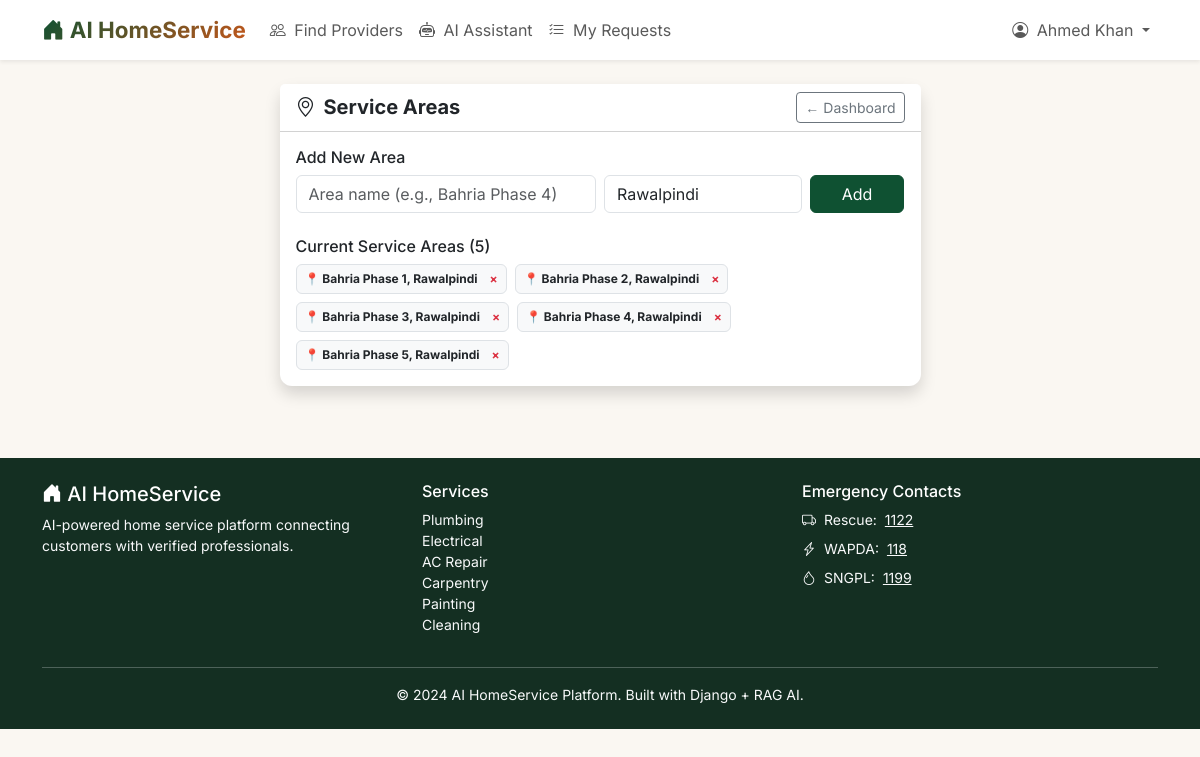
Screenshot of /providers/service-areas/ (signed in) with the database file from the repository.
### apps/accounts/models.py (models this page shows, shortened)
class User(AbstractUser):
    class Role(models.TextChoices):
        CUSTOMER = 'CUSTOMER', _('Customer')
        PROVIDER = 'PROVIDER', _('Service Provider')
        ADMIN = 'ADMIN', _('Admin')
    role = models.CharField(
        max_length=20,
        choices=Role.choices,
        default=Role.CUSTOMER,
    )
    phone_number = models.CharField(max_length=20, blank=True)
    profile_picture = models.ImageField(
        upload_to='profile_pics/', blank=True, null=True
    )
    created_at = models.DateTimeField(auto_now_add=True)
    updated_at = models.DateTimeField(auto_now=True)
    def is_provider(self):
        return self.role == self.Role.PROVIDER
    class Meta:
        verbose_name = 'User'
        verbose_name_plural = 'Users'

### apps/providers/models.py (models this page shows, shortened)
class ProviderProfile(models.Model):
    user = models.OneToOneField(
        User, on_delete=models.CASCADE, related_name='provider_profile'
    )
    business_name = models.CharField(max_length=200)
    category = models.ForeignKey(
        ServiceCategory, on_delete=models.SET_NULL,
        null=True, related_name='providers'
    )
    bio = models.TextField(blank=True)
    experience_years = models.PositiveIntegerField(
        default=0,
        validators=[MaxValueValidator(50)],
        help_text="Years of professional experience"
    )
    skills = models.ManyToManyField(Skill, blank=True, related_name='providers')
    phone_number = models.CharField(max_length=20, blank=True)
    whatsapp_number = models.CharField(max_length=20, blank=True)
    email = models.EmailField(blank=True)
    base_location = models.CharField(max_length=200, blank=True)
    min_charge = models.DecimalField(
        max_digits=10, decimal_places=2, null=True, blank=True,
        help_text="Minimum service charge in PKR"
    )
    max_charge = models.DecimalField(
        max_digits=10, decimal_places=2, null=True, blank=True,
        help_text="Maximum service charge in PKR"
    )
    average_rating = models.DecimalField(
        max_digits=3, decimal_places=2, default=0.0,
        validators=[MinValueValidator(0.0), MaxValueValidator(5.0)]
    )
    total_reviews = models.PositiveIntegerField(default=0)
    total_jobs_completed = models.PositiveIntegerField(default=0)
    is_verified = models.BooleanField(default=False, help_text="Admin-verified provider")
    is_available = models.BooleanField(default=True)
    profile_picture = models.ImageField(upload_to='provider_pics/', blank=True, null=True)
    created_at = models.DateTimeField(auto_now_add=True)
    updated_at = models.DateTimeField(auto_now=True)
    class Meta:
        verbose_name = 'Provider Profile'
        verbose_name_plural = 'Provider Profiles'
        ordering = ['-average_rating', '-experience_years']

class ServiceArea(models.Model):
    provider = models.ForeignKey(
        ProviderProfile, on_delete=models.CASCADE, related_name='service_areas'
    )
    area_name = models.CharField(max_length=200)
    city = models.CharField(max_length=100, default='Rawalpindi')
    class Meta:
        verbose_name = 'Service Area'
        verbose_name_plural = 'Service Areas'
        ordering = ['area_name']

### apps/providers/views.py (the view, shortened to what this page needs)
# urls.py: path('service-areas/', views.manage_service_areas, name='manage_service_areas'),
@login_required
def manage_service_areas(request):
    if not request.user.is_provider():
        return redirect('core:dashboard')
    profile = get_object_or_404(ProviderProfile, user=request.user)
    areas = profile.service_areas.all()
    return render(request, 'providers/manage_service_areas.html', {
        'profile': profile, 'areas': areas
    })

### templates/providers/manage_service_areas.html (shortened to what this page needs)
{% extends 'base.html' %}
{% block content %}
<div class="container py-4">
    <div class="row justify-content-center">
        <div class="col-md-7">
            <div class="card shadow">
                <div class="card-header bg-white d-flex justify-content-between align-items-center">
                    <h5 class="mb-0 fw-bold"><i class="bi bi-geo-alt me-2"></i>Service Areas</h5>
                    <a href="{% url 'providers:dashboard' %}" class="btn btn-sm btn-outline-secondary">← Dashboard</a>
                </div>
                <div class="card-body">
                    <form method="post" class="mb-4">
                        <h6>Add New Area</h6>
                        <div class="row g-2">
                            <div class="col-md-6">
                                <input type="text" name="area_name" class="form-control" placeholder="Area name (e.g., Bahria Phase 4)" required>
                            </div>
                            <div class="col-md-4">
                                <input type="text" name="city" class="form-control" placeholder="City" value="Rawalpindi">
                            </div>
                            <div class="col-md-2">
                                <button type="submit" class="btn btn-primary w-100">Add</button>
                            </div>
                        </div>
                    </form>
                    <h6>Current Service Areas ({{ areas.count }})</h6>
                    {% if areas %}
                    <div class="d-flex flex-wrap gap-2">
                        {% for area in areas %}
                        <span class="badge bg-light text-dark border d-flex align-items-center gap-2 p-2">
                            📍 {{ area.area_name }}, {{ area.city }}
                            <a href="{% url 'providers:delete_service_area' area.pk %}" class="text-danger text-decoration-none ms-1" onclick="return confirm('Remove this area?')">×</a>
                        </span>
                        {% endfor %}
                    </div>
                    {% else %}
                    <p class="text-muted">No service areas added yet. Add areas to help customers find you.</p>
                    {% endif %}
                </div>
            </div>
        </div>
    </div>
</div>
{% endblock %}

### templates/base.html (shortened to what this page needs)
{% load static %}
<!DOCTYPE html>
<html lang="en">
<head>
    <link href="https://cdn.jsdelivr.net/npm/bootstrap@5.3.2/dist/css/bootstrap.min.css" rel="stylesheet">
    <link href="https://cdn.jsdelivr.net/npm/bootstrap-icons@1.11.3/font/bootstrap-icons.min.css" rel="stylesheet">
</head>
<body>
<nav class="navbar navbar-expand-lg navbar-light bg-white shadow-sm sticky-top">
    <div class="container">
        <a class="navbar-brand" href="{% url 'core:home' %}">
            <span class="ai-badge">
                <i class="bi bi-house-door-fill" aria-hidden="true"></i>
                AI HomeService
            </span>
        </a>
        <div class="collapse navbar-collapse" id="navMain">
            <ul class="navbar-nav me-auto">
                <li class="nav-item">
                    <a class="nav-link" href="{% url 'providers:provider_list' %}">
                        <i class="bi bi-people me-1" aria-hidden="true"></i>
                        Find Providers
                    </a>
                </li>
                {% if user.is_authenticated %}
                <li class="nav-item">
                    <a class="nav-link" href="{% url 'ai_assistant:chat' %}">
                        <i class="bi bi-robot me-1" aria-hidden="true"></i>
                        AI Assistant
                    </a>
                </li>
                <li class="nav-item">
                    <a class="nav-link" href="{% url 'services:my_requests' %}">
                        <i class="bi bi-list-check me-1" aria-hidden="true"></i>
                        My Requests
                    </a>
                </li>
                {% endif %}
            </ul>
            <ul class="navbar-nav">
                {% if user.is_authenticated %}
                    <li class="nav-item dropdown">
                        <a class="nav-link dropdown-toggle"
                           href="#"
                           id="userMenu"
                           role="button"
                           data-bs-toggle="dropdown"
                           aria-expanded="false">
                            <i class="bi bi-person-circle me-1" aria-hidden="true"></i>
                            {{ user.get_full_name|default:user.username }}
                        </a>
                    </li>
                {% endif %}
            </ul>
        </div>
    </div>
</nav>
<main id="main-content">
    {% block content %}{% endblock %}
</main>
<footer class="py-4 mt-5"
        style="background-color: #142f22; color: #fff;">
    <div class="container">
        <div class="row">
            <div class="col-md-4">
                <h5>
                    <i class="bi bi-house-door-fill" aria-hidden="true"></i>
                    AI HomeService
                </h5>
                <p class="text-light small">
                    AI-powered home service platform connecting customers with verified professionals.
                </p>
            </div>
            <div class="col-md-4">
                <h6>Services</h6>
                <ul class="list-unstyled small text-light">
                    <li>Plumbing</li>
                    <li>Electrical</li>
                    <li>AC Repair</li>
                    <li>Carpentry</li>
                    <li>Painting</li>
                    <li>Cleaning</li>
                </ul>
            </div>
            <div class="col-md-4">
                <h6>Emergency Contacts</h6>
                <ul class="list-unstyled small text-light footer-list">
                    <li>
                        <i class="bi bi-truck" aria-hidden="true"></i>
                        Rescue:
                        <a href="tel:1122" class="text-light">
                            1122
                        </a>
                    </li>
                    <li>
                        <i class="bi bi-lightning-charge" aria-hidden="true"></i>
                        WAPDA:
                        <a href="tel:118" class="text-light">
                            118
                        </a>
                    </li>
                    <li>
                        <i class="bi bi-droplet" aria-hidden="true"></i>
                        SNGPL:
                        <a href="tel:1199" class="text-light">
                            1199
                        </a>
                    </li>
                </ul>
            </div>
        </div>
        <hr class="border-light">
        <p class="text-center text-light small mb-0">
            © 2024 AI HomeService Platform. Built with Django + RAG AI.
        </p>
    </div>
</footer>
</body>
</html>

### templates/base.html (style rules this page uses)
:root { --primary: #0F5132; --primary-dark: #0A3D26; --accent: #C2571B; --accent-dark: #9c4415; --secondary: #8B7355; --success: #4D7C4A; --warning: #B8860B; --danger: #721b16; --bg-light: #FAF7F2; --text-dark: #292524; --text-muted: #78716C; --border-color: #E7E0D5; --bs-primary: #153d2a; --bs-primary-rgb: 15, 81, 50; --bs-link-color: #0F5132; --bs-link-hover-color: #0A3D26; --space-1: 0.25rem; --space-2: 0.5rem; --space-3: 1rem; --space-4: 1.5rem; --space-5: 2rem; --space-6: 3rem; --radius-sm: 8px; --radius-md: 12px; --radius-lg: 20px; }
* { scroll-behavior: smooth; }
body { font-family: 'Inter', sans-serif; background-color: var(--bg-light); color: var(--text-dark); }
.navbar-brand { font-weight: 700; font-size: 1.4rem; }
.navbar-brand .ai-badge { background: linear-gradient(135deg, var(--primary), var(--accent)); -webkit-background-clip: text; background-clip: text; -webkit-text-fill-color: transparent; color: var(--primary); }
.btn-primary { background-color: var(--primary); border-color: var(--primary); }
.card { border: none; box-shadow: 0 1px 3px rgba(41, 37, 36, 0.08); border-radius: var(--radius-md); }
.footer-list li { display: flex; align-items: center; gap: var(--space-2); margin-bottom: var(--space-2); }
a { color: var(--primary); }

### rows the page displays
User: get_full_name "Ahmed Khan"
ProviderProfile: count "5"
ServiceArea: area_name "Bahria Phase 1", city "Rawalpindi"
ServiceArea: area_name "Bahria Phase 2", city "Rawalpindi"
ServiceArea: area_name "Bahria Phase 3", city "Rawalpindi"
ServiceArea: area_name "Bahria Phase 4", city "Rawalpindi"
ServiceArea: area_name "Bahria Phase 5", city "Rawalpindi"
